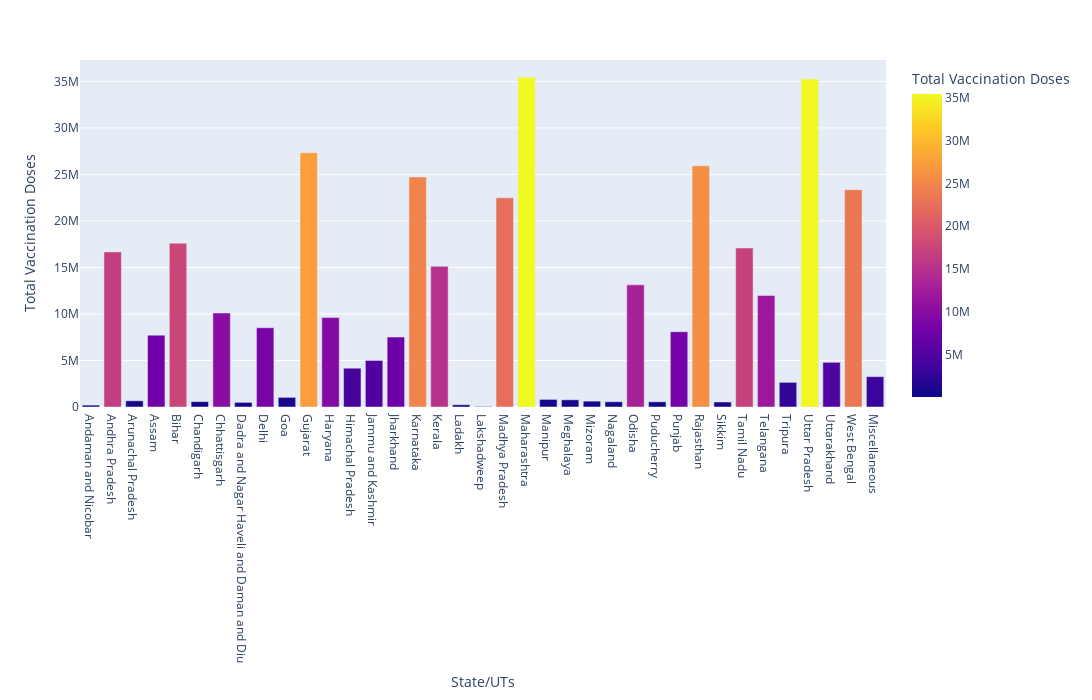

This figure's notebook cell:
### Code cell
fig = px.bar(df,
             x='State/UTs',
             y='Total Vaccination Doses',
             height=700,
             width = 1200,
             color='Total Vaccination Doses')
fig.show()

### Figure 1 — Plotly figure (JSON) as saved in the notebook; plotly's stock layout.template omitted (floating-point values rounded to 4 significant figures)
{"data": [{"alignmentgroup": "True", "hovertemplate": "State/UTs=%{x}<br>Total Vaccination Doses=%{marker.color}<extra></extra>", "legendgroup": "", "marker": {"color": [202904, 16676871, 667319, 7720596, 17611620, 580735, 10105253, 498815, 8520756, 1036104, 27340028, 9617512, 4173030, 5005229, 7515789, 24739593, 15120586, 238305, 57325, 22487608, 35445024, 816476, 775313, 632113, 564970, 13131821, 557995, 8091520, 25937769, 537483, 17094597, 11992902, 2648622, 35272000, 4801599, 23366803, 3264564], "coloraxis": "coloraxis", "pattern": {"shape": ""}}, "name": "", "offsetgroup": "", "orientation": "v", "showlegend": false, "textposition": "auto", "x": ["Andaman and Nicobar", "Andhra Pradesh", "Arunachal Pradesh", "Assam", "Bihar", "Chandigarh", "Chhattisgarh", "Dadra and Nagar Haveli and Daman and Diu", "Delhi", "Goa", "Gujarat", "Haryana", "Himachal Pradesh", "Jammu and Kashmir", "Jharkhand", "Karnataka", "Kerala", "Ladakh", "Lakshadweep", "Madhya Pradesh", "Maharashtra", "Manipur", "Meghalaya", "Mizoram", "Nagaland", "Odisha", "Puducherry", "Punjab", "Rajasthan", "Sikkim", "Tamil Nadu", "Telangana", "Tripura", "Uttar Pradesh", "Uttarakhand", "West Bengal", "Miscellaneous"], "xaxis": "x", "y": [202904, 16676871, 667319, 7720596, 17611620, 580735, 10105253, 498815, 8520756, 1036104, 27340028, 9617512, 4173030, 5005229, 7515789, 24739593, 15120586, 238305, 57325, 22487608, 35445024, 816476, 775313, 632113, 564970, 13131821, 557995, 8091520, 25937769, 537483, 17094597, 11992902, 2648622, 35272000, 4801599, 23366803, 3264564], "yaxis": "y", "type": "bar"}], "layout": {"xaxis": {"anchor": "y", "domain": [0.0, 1.0], "title": {"text": "State/UTs"}}, "yaxis": {"anchor": "x", "domain": [0.0, 1.0], "title": {"text": "Total Vaccination Doses"}}, "coloraxis": {"colorbar": {"title": {"text": "Total Vaccination Doses"}}, "colorscale": [[0.0, "#0d0887"], [0.1111, "#46039f"], [0.2222, "#7201a8"], [0.3333, "#9c179e"], [0.4444, "#bd3786"], [0.5556, "#d8576b"], [0.6667, "#ed7953"], [0.7778, "#fb9f3a"], [0.8889, "#fdca26"], [1.0, "#f0f921"]]}, "legend": {"tracegroupgap": 0}, "margin": {"t": 60}, "barmode": "relative", "height": 700, "width": 1200}}
